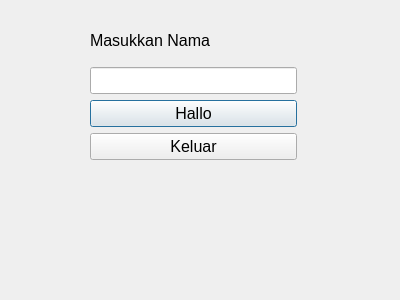
<?xml version="1.0" encoding="UTF-8"?>
<ui version="4.0">
 <class>Dialog</class>
 <widget class="QDialog" name="Dialog">
  <property name="geometry">
   <rect>
    <x>0</x>
    <y>0</y>
    <width>400</width>
    <height>300</height>
   </rect>
  </property>
  <property name="windowTitle">
   <string>Dialog</string>
  </property>
  <widget class="QWidget" name="">
   <property name="geometry">
    <rect>
     <x>90</x>
     <y>20</y>
     <width>207</width>
     <height>140</height>
    </rect>
   </property>
   <layout class="QGridLayout" name="gridLayout">
    <item row="0" column="0">
     <widget class="QLabel" name="label">
      <property name="font">
       <font>
        <pointsize>12</pointsize>
       </font>
      </property>
      <property name="text">
       <string>Masukkan Nama</string>
      </property>
     </widget>
    </item>
    <item row="1" column="0">
     <widget class="QLineEdit" name="nameLineEdit">
      <property name="font">
       <font>
        <pointsize>12</pointsize>
       </font>
      </property>
     </widget>
    </item>
    <item row="2" column="0">
     <widget class="QPushButton" name="showMessageButton">
      <property name="font">
       <font>
        <pointsize>12</pointsize>
       </font>
      </property>
      <property name="text">
       <string>Hallo</string>
      </property>
     </widget>
    </item>
    <item row="3" column="0">
     <widget class="QPushButton" name="pushButton_2">
      <property name="font">
       <font>
        <pointsize>12</pointsize>
       </font>
      </property>
      <property name="text">
       <string>Keluar</string>
      </property>
     </widget>
    </item>
   </layout>
  </widget>
 </widget>
 <resources/>
 <connections/>
</ui>
